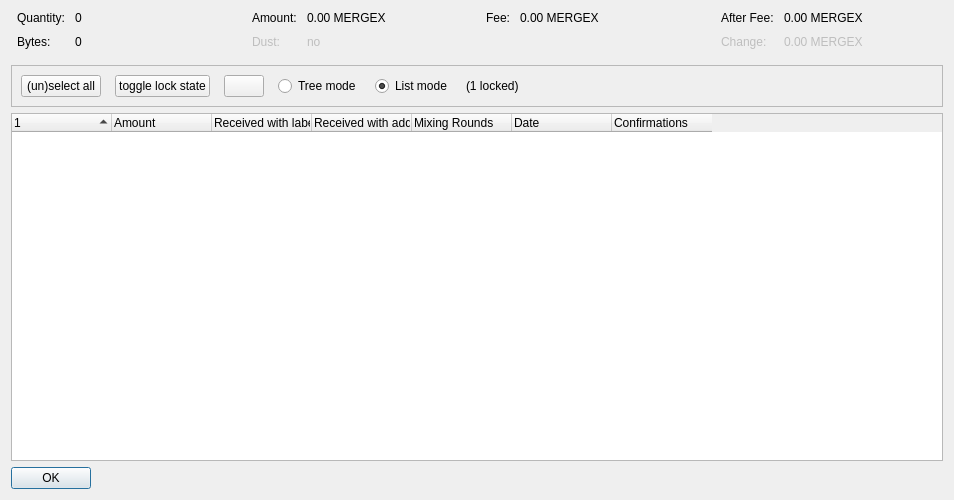
<?xml version="1.0" encoding="UTF-8"?>
<ui version="4.0">
 <class>CoinControlDialog</class>
 <widget class="QDialog" name="CoinControlDialog">
  <property name="geometry">
   <rect>
    <x>0</x>
    <y>0</y>
    <width>954</width>
    <height>500</height>
   </rect>
  </property>
  <property name="windowTitle">
   <string>Coin Selection</string>
  </property>
  <layout class="QVBoxLayout" name="verticalLayout">
   <item>
    <layout class="QHBoxLayout" name="horizontalLayoutTop" stretch="0,0,0,0">
     <property name="topMargin">
      <number>0</number>
     </property>
     <property name="bottomMargin">
      <number>10</number>
     </property>
     <item>
      <layout class="QFormLayout" name="formLayoutCoinControl1">
       <property name="horizontalSpacing">
        <number>10</number>
       </property>
       <property name="verticalSpacing">
        <number>10</number>
       </property>
       <property name="leftMargin">
        <number>6</number>
       </property>
       <property name="rightMargin">
        <number>6</number>
       </property>
       <item row="0" column="0">
        <widget class="QLabel" name="labelCoinControlQuantityText">
         <property name="text">
          <string>Quantity:</string>
         </property>
        </widget>
       </item>
       <item row="0" column="1">
        <widget class="QLabel" name="labelCoinControlQuantity">
         <property name="cursor">
          <cursorShape>IBeamCursor</cursorShape>
         </property>
         <property name="contextMenuPolicy">
          <enum>Qt::ActionsContextMenu</enum>
         </property>
         <property name="text">
          <string notr="true">0</string>
         </property>
         <property name="textInteractionFlags">
          <set>Qt::LinksAccessibleByMouse|Qt::TextSelectableByKeyboard|Qt::TextSelectableByMouse</set>
         </property>
        </widget>
       </item>
       <item row="1" column="0">
        <widget class="QLabel" name="labelCoinControlBytesText">
         <property name="text">
          <string>Bytes:</string>
         </property>
        </widget>
       </item>
       <item row="1" column="1">
        <widget class="QLabel" name="labelCoinControlBytes">
         <property name="cursor">
          <cursorShape>IBeamCursor</cursorShape>
         </property>
         <property name="contextMenuPolicy">
          <enum>Qt::ActionsContextMenu</enum>
         </property>
         <property name="text">
          <string notr="true">0</string>
         </property>
         <property name="textInteractionFlags">
          <set>Qt::LinksAccessibleByMouse|Qt::TextSelectableByKeyboard|Qt::TextSelectableByMouse</set>
         </property>
        </widget>
       </item>
      </layout>
     </item>
     <item>
      <layout class="QFormLayout" name="formLayoutCoinControl2">
       <property name="horizontalSpacing">
        <number>10</number>
       </property>
       <property name="verticalSpacing">
        <number>10</number>
       </property>
       <property name="leftMargin">
        <number>6</number>
       </property>
       <property name="rightMargin">
        <number>6</number>
       </property>
       <item row="0" column="0">
        <widget class="QLabel" name="labelCoinControlAmountText">
         <property name="text">
          <string>Amount:</string>
         </property>
        </widget>
       </item>
       <item row="0" column="1">
        <widget class="QLabel" name="labelCoinControlAmount">
         <property name="cursor">
          <cursorShape>IBeamCursor</cursorShape>
         </property>
         <property name="contextMenuPolicy">
          <enum>Qt::ActionsContextMenu</enum>
         </property>
         <property name="text">
          <string notr="true">0.00 MERGEX</string>
         </property>
         <property name="textInteractionFlags">
          <set>Qt::LinksAccessibleByMouse|Qt::TextSelectableByKeyboard|Qt::TextSelectableByMouse</set>
         </property>
        </widget>
       </item>
       <item row="1" column="0">
        <widget class="QLabel" name="labelCoinControlLowOutputText">
         <property name="enabled">
          <bool>false</bool>
         </property>
         <property name="text">
          <string>Dust:</string>
         </property>
        </widget>
       </item>
       <item row="1" column="1">
        <widget class="QLabel" name="labelCoinControlLowOutput">
         <property name="enabled">
          <bool>false</bool>
         </property>
         <property name="cursor">
          <cursorShape>IBeamCursor</cursorShape>
         </property>
         <property name="contextMenuPolicy">
          <enum>Qt::ActionsContextMenu</enum>
         </property>
         <property name="text">
          <string notr="true">no</string>
         </property>
         <property name="textInteractionFlags">
          <set>Qt::LinksAccessibleByMouse|Qt::TextSelectableByKeyboard|Qt::TextSelectableByMouse</set>
         </property>
        </widget>
       </item>
      </layout>
     </item>
     <item>
      <layout class="QFormLayout" name="formLayoutCoinControl3">
       <property name="horizontalSpacing">
        <number>10</number>
       </property>
       <property name="verticalSpacing">
        <number>10</number>
       </property>
       <property name="leftMargin">
        <number>6</number>
       </property>
       <property name="rightMargin">
        <number>6</number>
       </property>
       <item row="0" column="0">
        <widget class="QLabel" name="labelCoinControlFeeText">
         <property name="text">
          <string>Fee:</string>
         </property>
        </widget>
       </item>
       <item row="0" column="1">
        <widget class="QLabel" name="labelCoinControlFee">
         <property name="cursor">
          <cursorShape>IBeamCursor</cursorShape>
         </property>
         <property name="contextMenuPolicy">
          <enum>Qt::ActionsContextMenu</enum>
         </property>
         <property name="text">
          <string notr="true">0.00 MERGEX</string>
         </property>
         <property name="textInteractionFlags">
          <set>Qt::LinksAccessibleByMouse|Qt::TextSelectableByKeyboard|Qt::TextSelectableByMouse</set>
         </property>
        </widget>
       </item>
      </layout>
     </item>
     <item>
      <layout class="QFormLayout" name="formLayoutCoinControl4">
       <property name="horizontalSpacing">
        <number>10</number>
       </property>
       <property name="verticalSpacing">
        <number>10</number>
       </property>
       <property name="leftMargin">
        <number>6</number>
       </property>
       <property name="rightMargin">
        <number>6</number>
       </property>
       <item row="0" column="0">
        <widget class="QLabel" name="labelCoinControlAfterFeeText">
         <property name="text">
          <string>After Fee:</string>
         </property>
        </widget>
       </item>
       <item row="0" column="1">
        <widget class="QLabel" name="labelCoinControlAfterFee">
         <property name="cursor">
          <cursorShape>IBeamCursor</cursorShape>
         </property>
         <property name="contextMenuPolicy">
          <enum>Qt::ActionsContextMenu</enum>
         </property>
         <property name="text">
          <string notr="true">0.00 MERGEX</string>
         </property>
         <property name="textInteractionFlags">
          <set>Qt::LinksAccessibleByMouse|Qt::TextSelectableByKeyboard|Qt::TextSelectableByMouse</set>
         </property>
        </widget>
       </item>
       <item row="1" column="0">
        <widget class="QLabel" name="labelCoinControlChangeText">
         <property name="enabled">
          <bool>false</bool>
         </property>
         <property name="text">
          <string>Change:</string>
         </property>
        </widget>
       </item>
       <item row="1" column="1">
        <widget class="QLabel" name="labelCoinControlChange">
         <property name="enabled">
          <bool>false</bool>
         </property>
         <property name="cursor">
          <cursorShape>IBeamCursor</cursorShape>
         </property>
         <property name="contextMenuPolicy">
          <enum>Qt::ActionsContextMenu</enum>
         </property>
         <property name="text">
          <string notr="true">0.00 MERGEX</string>
         </property>
         <property name="textInteractionFlags">
          <set>Qt::LinksAccessibleByMouse|Qt::TextSelectableByKeyboard|Qt::TextSelectableByMouse</set>
         </property>
        </widget>
       </item>
      </layout>
     </item>
    </layout>
   </item>
   <item>
    <widget class="QFrame" name="frame">
     <property name="minimumSize">
      <size>
       <width>0</width>
       <height>40</height>
      </size>
     </property>
     <property name="frameShape">
      <enum>QFrame::StyledPanel</enum>
     </property>
     <property name="frameShadow">
      <enum>QFrame::Sunken</enum>
     </property>
     <layout class="QHBoxLayout" name="horizontalLayout">
      <item>
       <layout class="QHBoxLayout" name="horizontalLayoutPanel" stretch="0,0,0,0,0,0,0">
        <property name="spacing">
         <number>14</number>
        </property>
        <item>
         <widget class="QPushButton" name="pushButtonSelectAll">
          <property name="sizePolicy">
           <sizepolicy hsizetype="Maximum" vsizetype="Fixed">
            <horstretch>0</horstretch>
            <verstretch>0</verstretch>
           </sizepolicy>
          </property>
          <property name="text">
           <string>(un)select all</string>
          </property>
          <property name="autoDefault">
           <bool>false</bool>
          </property>
         </widget>
        </item>
        <item>
         <widget class="QPushButton" name="pushButtonToggleLock">
          <property name="sizePolicy">
           <sizepolicy hsizetype="Maximum" vsizetype="Fixed">
            <horstretch>0</horstretch>
            <verstretch>0</verstretch>
           </sizepolicy>
          </property>
          <property name="text">
           <string>toggle lock state</string>
          </property>
          <property name="autoDefault">
           <bool>false</bool>
          </property>
         </widget>
        </item>
        <item>
         <widget class="QPushButton" name="hideButton">
          <property name="sizePolicy">
           <sizepolicy hsizetype="Maximum" vsizetype="Fixed">
            <horstretch>0</horstretch>
            <verstretch>0</verstretch>
           </sizepolicy>
          </property>
          <property name="text">
           <string/>
          </property>
          <property name="autoDefault">
           <bool>false</bool>
          </property>
         </widget>
        </item>
        <item>
         <widget class="QRadioButton" name="radioTreeMode">
          <property name="sizePolicy">
           <sizepolicy hsizetype="Maximum" vsizetype="Fixed">
            <horstretch>0</horstretch>
            <verstretch>0</verstretch>
           </sizepolicy>
          </property>
          <property name="text">
           <string>Tree mode</string>
          </property>
         </widget>
        </item>
        <item>
         <widget class="QRadioButton" name="radioListMode">
          <property name="sizePolicy">
           <sizepolicy hsizetype="Maximum" vsizetype="Fixed">
            <horstretch>0</horstretch>
            <verstretch>0</verstretch>
           </sizepolicy>
          </property>
          <property name="text">
           <string>List mode</string>
          </property>
          <property name="checked">
           <bool>true</bool>
          </property>
         </widget>
        </item>
        <item>
         <widget class="QLabel" name="labelLocked">
          <property name="text">
           <string>(1 locked)</string>
          </property>
         </widget>
        </item>
        <item>
         <spacer name="horizontalSpacer">
          <property name="orientation">
           <enum>Qt::Horizontal</enum>
          </property>
          <property name="sizeHint" stdset="0">
           <size>
            <width>40</width>
            <height>20</height>
           </size>
          </property>
         </spacer>
        </item>
       </layout>
      </item>
     </layout>
    </widget>
   </item>
   <item>
    <widget class="CoinControlTreeWidget" name="treeWidget">
     <property name="contextMenuPolicy">
      <enum>Qt::CustomContextMenu</enum>
     </property>
     <property name="sortingEnabled">
      <bool>false</bool>
     </property>
     <property name="columnCount">
      <number>7</number>
     </property>
     <attribute name="headerShowSortIndicator" stdset="0">
      <bool>true</bool>
     </attribute>
     <attribute name="headerStretchLastSection">
      <bool>false</bool>
     </attribute>
     <column>
      <property name="text">
       <string/>
      </property>
     </column>
     <column>
      <property name="text">
       <string>Amount</string>
      </property>
     </column>
     <column>
      <property name="text">
       <string>Received with label</string>
      </property>
     </column>
     <column>
      <property name="text">
       <string>Received with address</string>
      </property>
     </column>
     <column>
      <property name="text">
       <string>Mixing Rounds</string>
      </property>
     </column>
     <column>
      <property name="text">
       <string>Date</string>
      </property>
     </column>
     <column>
      <property name="text">
       <string>Confirmations</string>
      </property>
      <property name="toolTip">
       <string>Confirmed</string>
      </property>
     </column>
    </widget>
   </item>
   <item>
    <widget class="QDialogButtonBox" name="buttonBox">
     <property name="sizePolicy">
      <sizepolicy hsizetype="Maximum" vsizetype="Fixed">
       <horstretch>0</horstretch>
       <verstretch>0</verstretch>
      </sizepolicy>
     </property>
     <property name="orientation">
      <enum>Qt::Horizontal</enum>
     </property>
     <property name="standardButtons">
      <set>QDialogButtonBox::Ok</set>
     </property>
    </widget>
   </item>
  </layout>
 </widget>
 <customwidgets>
  <customwidget>
   <class>CoinControlTreeWidget</class>
   <extends>QTreeWidget</extends>
   <header>qt/coincontroltreewidget.h</header>
  </customwidget>
 </customwidgets>
 <resources/>
 <connections/>
</ui>
